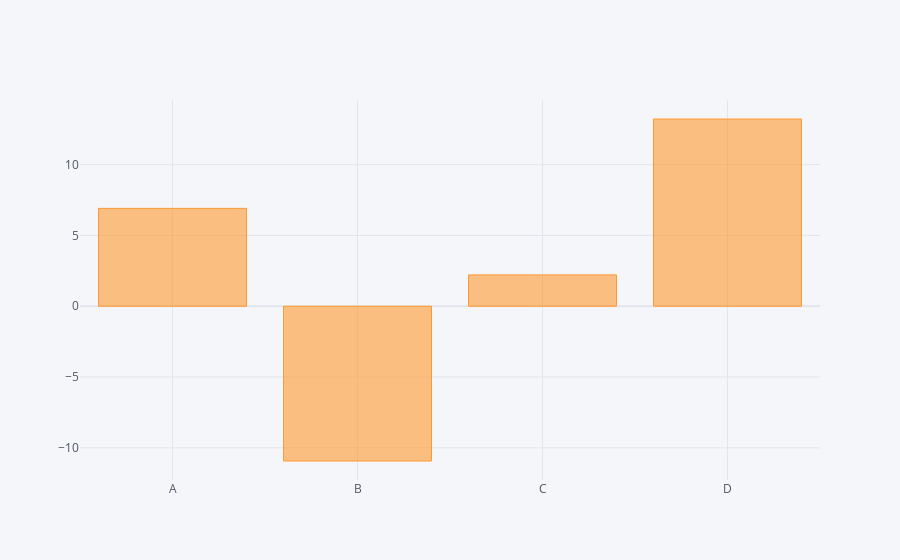

Here is the notebook cell this chart was saved with:
### Code cell
### Ex.3 - Sometimes, our data is not going to be conveniently placed -> We can use a groupby + aggregate function 
##         to obtain a convenient form where it makes sense to use a barplot. 

df.sum().iplot(kind = 'bar')

### Figure 1 — Plotly figure (JSON) as saved in the notebook; plotly's stock layout.template omitted (floating-point values rounded to 4 significant figures)
{"data": [{"marker": {"color": "rgba(255, 153, 51, 0.6)", "line": {"color": "rgba(255, 153, 51, 1.0)", "width": 1}}, "name": "None", "orientation": "v", "text": "", "type": "bar", "x": ["A", "B", "C", "D"], "y": [6.911, -10.93, 2.214, 13.22]}], "layout": {"legend": {"bgcolor": "#F5F6F9", "font": {"color": "#4D5663"}}, "paper_bgcolor": "#F5F6F9", "plot_bgcolor": "#F5F6F9", "title": {"font": {"color": "#4D5663"}}, "xaxis": {"gridcolor": "#E1E5ED", "showgrid": true, "tickfont": {"color": "#4D5663"}, "title": {"font": {"color": "#4D5663"}, "text": ""}, "zerolinecolor": "#E1E5ED"}, "yaxis": {"gridcolor": "#E1E5ED", "showgrid": true, "tickfont": {"color": "#4D5663"}, "title": {"font": {"color": "#4D5663"}, "text": ""}, "zerolinecolor": "#E1E5ED"}}}
